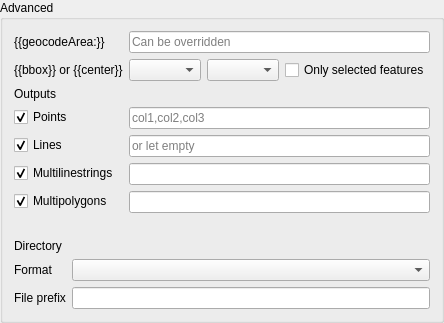
              <widget class="QgsCollapsibleGroupBox" name="advanced_q">
               <property name="title">
                <string>Advanced</string>
               </property>
               <property name="checked">
                <bool>false</bool>
               </property>
               <property name="collapsed" stdset="0">
                <bool>false</bool>
               </property>
               <layout class="QVBoxLayout" name="verticalLayout_14">
                <item>
                 <layout class="QFormLayout" name="formLayout_4">
                  <property name="fieldGrowthPolicy">
                   <enum>QFormLayout::ExpandingFieldsGrow</enum>
                  </property>
                  <item row="0" column="0">
                   <widget class="QLabel" name="label_31">
                    <property name="text">
                     <string notr="true">{{geocodeArea:}}</string>
                    </property>
                   </widget>
                  </item>
                  <item row="0" column="1">
                   <widget class="QLineEdit" name="line_place_q">
                    <property name="placeholderText">
                     <string>Can be overridden</string>
                    </property>
                   </widget>
                  </item>
                  <item row="1" column="0">
                   <widget class="QLabel" name="label_32">
                    <property name="text">
                     <string>{{bbox}} or {{center}}</string>
                    </property>
                   </widget>
                  </item>
                  <item row="1" column="1">
                   <layout class="QHBoxLayout" name="horizontalLayout_3">
                    <item>
                     <widget class="QComboBox" name="combo_query_type_q"/>
                    </item>
                    <item>
                     <widget class="QgsMapLayerComboBox" name="combo_extent_layer_q">
                      <property name="sizePolicy">
                       <sizepolicy hsizetype="Expanding" vsizetype="Fixed">
                        <horstretch>0</horstretch>
                        <verstretch>0</verstretch>
                       </sizepolicy>
                      </property>
                     </widget>
                    </item>
                    <item>
                     <widget class="QCheckBox" name="checkbox_selection_q">
                      <property name="text">
                       <string>Only selected features</string>
                      </property>
                     </widget>
                    </item>
                   </layout>
                  </item>
                  <item row="2" column="0">
                   <widget class="QLabel" name="label_33">
                    <property name="text">
                     <string>Outputs</string>
                    </property>
                   </widget>
                  </item>
                  <item row="3" column="0">
                   <widget class="QCheckBox" name="checkbox_points_q">
                    <property name="text">
                     <string>Points</string>
                    </property>
                    <property name="checked">
                     <bool>true</bool>
                    </property>
                   </widget>
                  </item>
                  <item row="3" column="1">
                   <layout class="QHBoxLayout" name="horizontalLayout_4">
                    <item>
                     <widget class="QLineEdit" name="edit_csv_points">
                      <property name="inputMask">
                       <string notr="true"/>
                      </property>
                      <property name="text">
                       <string notr="true"/>
                      </property>
                      <property name="placeholderText">
                       <string notr="true">col1,col2,col3</string>
                      </property>
                     </widget>
                    </item>
                   </layout>
                  </item>
                  <item row="4" column="0">
                   <widget class="QCheckBox" name="checkbox_lines_q">
                    <property name="text">
                     <string>Lines</string>
                    </property>
                    <property name="checked">
                     <bool>true</bool>
                    </property>
                   </widget>
                  </item>
                  <item row="4" column="1">
                   <layout class="QHBoxLayout" name="horizontalLayout_18">
                    <item>
                     <widget class="QLineEdit" name="edit_csv_lines">
                      <property name="placeholderText">
                       <string>or let empty</string>
                      </property>
                     </widget>
                    </item>
                   </layout>
                  </item>
                  <item row="5" column="0">
                   <widget class="QCheckBox" name="checkbox_multilinestrings_q">
                    <property name="text">
                     <string>Multilinestrings</string>
                    </property>
                    <property name="checked">
                     <bool>true</bool>
                    </property>
                   </widget>
                  </item>
                  <item row="5" column="1">
                   <layout class="QHBoxLayout" name="horizontalLayout_19">
                    <item>
                     <widget class="QLineEdit" name="edit_csv_multilinestrings">
                      <property name="placeholderText">
                       <string/>
                      </property>
                     </widget>
                    </item>
                   </layout>
                  </item>
                  <item row="6" column="0">
                   <widget class="QCheckBox" name="checkbox_multipolygons_q">
                    <property name="text">
                     <string>Multipolygons</string>
                    </property>
                    <property name="checked">
                     <bool>true</bool>
                    </property>
                   </widget>
                  </item>
                  <item row="6" column="1">
                   <layout class="QHBoxLayout" name="horizontalLayout_20">
                    <item>
                     <widget class="QLineEdit" name="edit_csv_multipolygons">
                      <property name="placeholderText">
                       <string/>
                      </property>
                     </widget>
                    </item>
                   </layout>
                  </item>
                  <item row="8" column="1">
                   <widget class="QLabel" name="label_36">
                    <property name="text">
                     <string/>
                    </property>
                   </widget>
                  </item>
                 </layout>
                </item>
                <item>
                 <layout class="QFormLayout" name="formLayout_3">
                  <property name="fieldGrowthPolicy">
                   <enum>QFormLayout::ExpandingFieldsGrow</enum>
                  </property>
                  <item row="0" column="0">
                   <widget class="QLabel" name="label_39">
                    <property name="text">
                     <string>Directory</string>
                    </property>
                   </widget>
                  </item>
                  <item row="0" column="1">
                   <widget class="QgsFileWidget" name="output_directory_q" native="true"/>
                  </item>
                  <item row="2" column="0">
                   <widget class="QLabel" name="label_40">
                    <property name="text">
                     <string>File prefix</string>
                    </property>
                   </widget>
                  </item>
                  <item row="2" column="1">
                   <widget class="QLineEdit" name="line_file_prefix_q"/>
                  </item>
                  <item row="1" column="1">
                   <widget class="QComboBox" name="combo_format_q">
                    <property name="sizePolicy">
                     <sizepolicy hsizetype="Expanding" vsizetype="Fixed">
                      <horstretch>0</horstretch>
                      <verstretch>0</verstretch>
                     </sizepolicy>
                    </property>
                    <property name="sizeAdjustPolicy">
                     <enum>QComboBox::AdjustToContents</enum>
                    </property>
                   </widget>
                  </item>
                  <item row="1" column="0">
                   <widget class="QLabel" name="label_48">
                    <property name="text">
                     <string>Format</string>
                    </property>
                   </widget>
                  </item>
                 </layout>
                </item>
               </layout>
              </widget>
